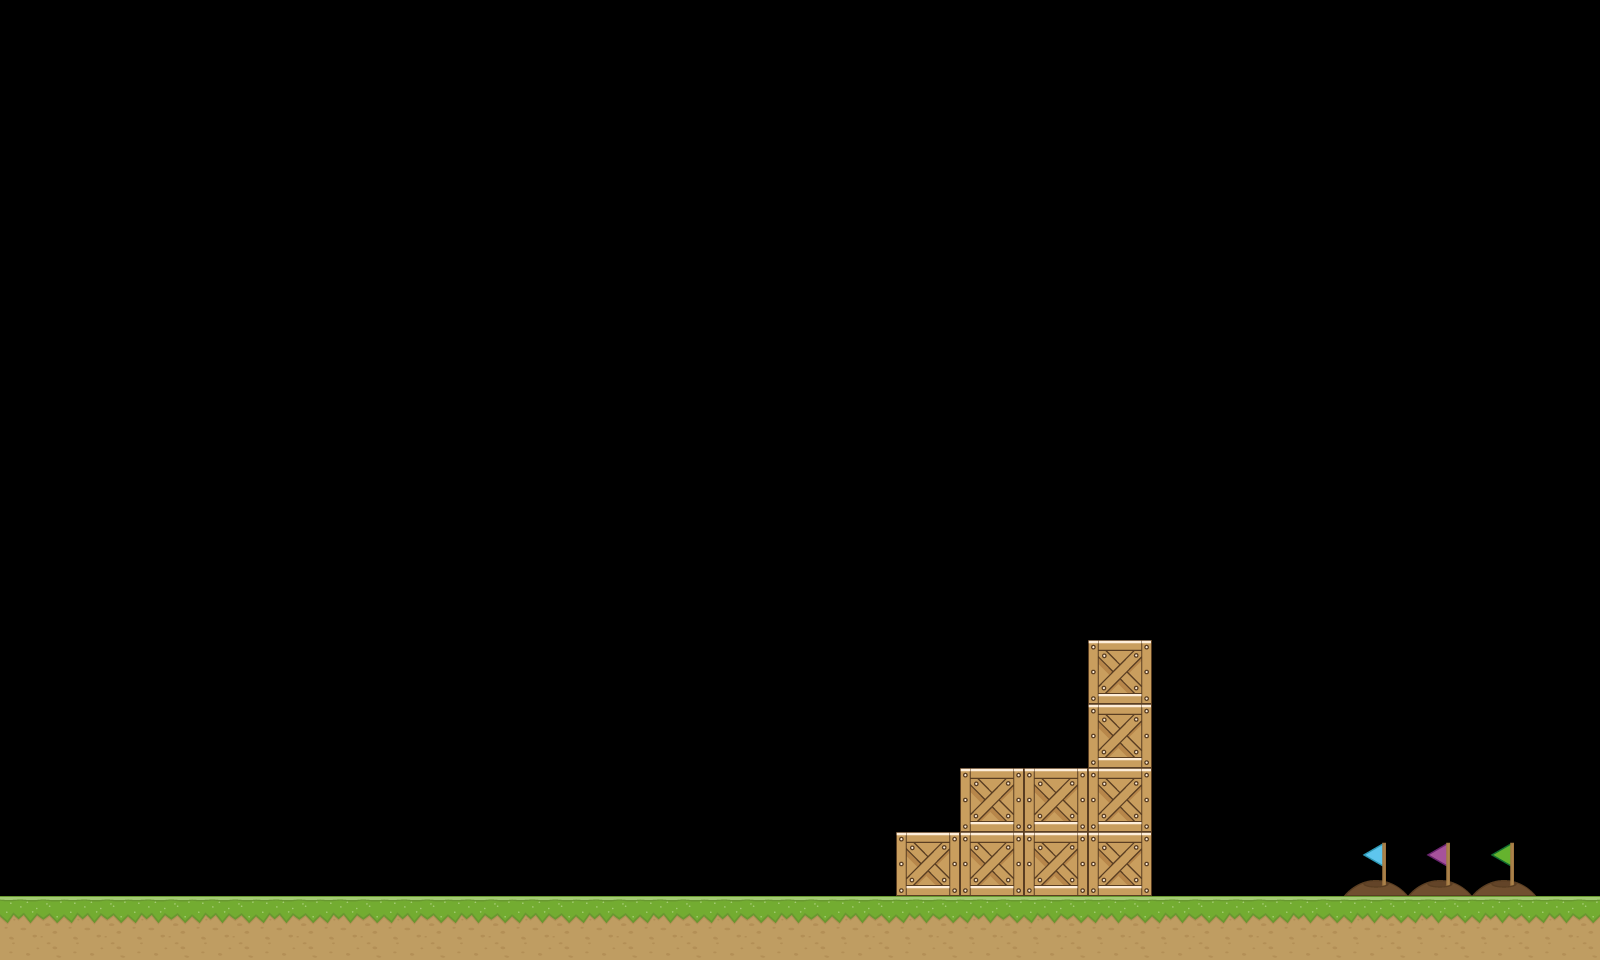

This is a level from a 2D game, rendered from its Tiled map with the project's own tilesets. A one-line summary and the complete map file follow:
An orthogonal 25x15 tile map with 64x64 px tiles, 1 tile layer (Warstwa Kafelków 1), 2 tilesets and 25 objects (9x keyboard, 4x grass, 3x carrot, 3x hole, 3x player, ...).

<map version="1.8" tiledversion="1.8.5" orientation="orthogonal" renderorder="right-down" width="25" height="15" tilewidth="64" tileheight="64" infinite="0" nextlayerid="3" nextobjectid="67">
 <properties>
  <property name="carrot1" type="int" value="1" />
  <property name="carrot2" type="int" value="2" />
  <property name="carrot3" type="int" value="3" />
 </properties>
 <tileset firstgid="1" name="spritesheet_multicolor" tilewidth="64" tileheight="64" tilecount="350" columns="25">
  <image source="spritesheet_multicolor.png" width="1600" height="900" />
 </tileset>
 <tileset firstgid="351" name="Keyboard_02" tilewidth="64" tileheight="64" tilecount="21" columns="3">
  <image source="../textures/Keyboard_02.png" width="194" height="510" />
 </tileset>
 <layer id="1" name="Warstwa Kafelków 1" width="25" height="15">
  <data encoding="csv">
0,0,0,0,0,0,0,0,0,0,0,0,0,0,0,0,0,0,0,0,0,0,0,0,0,
0,0,0,0,0,0,0,0,0,0,0,0,0,0,0,0,0,0,0,0,0,0,0,0,0,
0,0,0,0,0,0,0,0,0,0,0,0,0,0,0,0,0,0,0,0,0,0,0,0,0,
0,0,0,0,0,0,0,0,0,0,0,0,0,0,0,0,0,0,0,0,0,0,0,0,0,
0,0,0,0,0,0,0,0,0,0,0,0,0,0,0,0,0,0,0,0,0,0,0,0,0,
0,0,0,0,0,0,0,0,0,0,0,0,0,0,0,0,0,0,0,0,0,0,0,0,0,
0,0,0,0,0,0,0,0,0,0,0,0,0,0,0,0,0,0,0,0,0,0,0,0,0,
0,0,0,0,0,0,0,0,0,0,0,0,0,0,0,0,0,0,0,0,0,0,0,0,0,
0,0,0,0,0,0,0,0,0,0,0,0,0,0,0,0,0,0,0,0,0,0,0,0,0,
0,0,0,0,0,0,0,0,0,0,0,0,0,0,0,0,0,0,0,0,0,0,0,0,0,
0,0,0,0,0,0,0,0,0,0,0,0,0,0,0,0,0,1,0,0,0,0,0,0,0,
0,0,0,0,0,0,0,0,0,0,0,0,0,0,0,0,0,1,0,0,0,0,0,0,0,
0,0,0,0,0,0,0,0,0,0,0,0,0,0,0,1,1,1,0,0,0,0,0,0,0,
0,0,0,0,0,0,0,0,0,0,0,0,0,0,1,1,1,1,0,0,0,2,56,55,0,
31,31,31,31,31,31,31,31,31,31,31,31,31,31,31,31,31,31,31,31,31,31,31,31,31
</data>
 </layer>
 <objectgroup id="2" name="Warstwa Obiektu 1">
  <object id="1" type="grass" x="0" y="896" width="1600" height="64" />
  <object id="35" type="carrot" gid="7" x="768" y="896" width="64" height="64" />
  <object id="36" type="carrot" gid="7" x="384" y="768" width="64" height="64" />
  <object id="37" type="carrot" gid="7" x="64" y="896" width="64" height="64" />
  <object id="43" name="BLUE_HOLE" type="hole" x="1344" y="832" width="64" height="64">
   <properties>
    <property name="entity_type" value="BLUE_HOLE" />
   </properties>
  </object>
  <object id="44" name="GREEN_HOLE" type="hole" x="1472" y="832" width="64" height="64">
   <properties>
    <property name="entity_type" value="GREEN_HOLE" />
   </properties>
  </object>
  <object id="45" name="PURPLE_HOLE" type="hole" x="1408" y="832" width="64" height="64">
   <properties>
    <property name="entity_type" value="PURPLE_HOLE" />
   </properties>
  </object>
  <object id="46" name="PLAYER_GREEN" type="player" x="640" y="832" width="64" height="64">
   <properties>
    <property name="entity_type" value="PLAYER_GREEN" />
   </properties>
  </object>
  <object id="47" name="PLAYER_PURPLE" type="player" x="384" y="832" width="64" height="64">
   <properties>
    <property name="entity_type" value="PLAYER_PURPLE" />
   </properties>
  </object>
  <object id="48" name="PLAYER_BLUE" type="player" x="128" y="832" width="64" height="64">
   <properties>
    <property name="entity_type" value="PLAYER_BLUE" />
   </properties>
  </object>
  <object id="49" type="grass" x="896" y="832" width="256" height="64" />
  <object id="50" type="grass" x="960" y="768" width="192" height="64" />
  <object id="51" type="grass" x="1088" y="640" width="64" height="128" />
  <object id="54" type="keyboard" gid="352" x="128" y="576" width="64" height="64" />
  <object id="55" type="focus_key_1" gid="354" x="64" y="640" width="64" height="64" />
  <object id="56" type="keyboard" gid="356" x="192" y="640" width="64" height="64" />
  <object id="58" type="focus_key_2" gid="358" x="384" y="576" width="64" height="64" />
  <object id="59" type="keyboard" gid="360" x="320" y="640" width="64" height="64" />
  <object id="60" type="keyboard" gid="362" x="448" y="640" width="64" height="64" />
  <object id="61" type="keyboard" gid="364" x="640" y="576" width="64" height="64" />
  <object id="62" type="keyboard" gid="366" x="576" y="640" width="64" height="64" />
  <object id="63" type="focus_key_3" gid="368" x="704" y="640" width="64" height="64" />
  <object id="64" type="keyboard" gid="370" x="640" y="640" width="64" height="64" />
  <object id="65" type="keyboard" gid="370" x="384" y="641" width="64" height="64" />
  <object id="66" type="keyboard" gid="370" x="128" y="641" width="64" height="64" />
 </objectgroup>
</map>